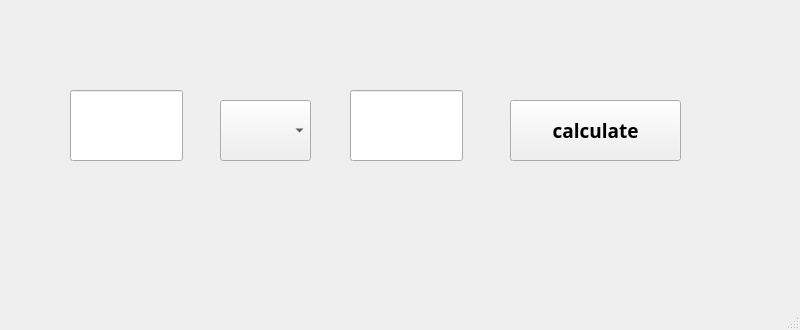
<?xml version="1.0" encoding="UTF-8"?>
<ui version="4.0">
 <class>MainWindow</class>
 <widget class="QMainWindow" name="MainWindow">
  <property name="geometry">
   <rect>
    <x>0</x>
    <y>0</y>
    <width>800</width>
    <height>330</height>
   </rect>
  </property>
  <property name="font">
   <font>
    <family>微軟正黑體</family>
    <pointsize>14</pointsize>
    <weight>75</weight>
    <bold>true</bold>
   </font>
  </property>
  <property name="windowTitle">
   <string>MainWindow</string>
  </property>
  <widget class="QWidget" name="centralwidget">
   <widget class="QLineEdit" name="textBox_num1">
    <property name="geometry">
     <rect>
      <x>70</x>
      <y>90</y>
      <width>113</width>
      <height>71</height>
     </rect>
    </property>
   </widget>
   <widget class="QComboBox" name="comboBox">
    <property name="geometry">
     <rect>
      <x>220</x>
      <y>100</y>
      <width>91</width>
      <height>61</height>
     </rect>
    </property>
    <item>
     <property name="text">
      <string/>
     </property>
    </item>
    <item>
     <property name="text">
      <string>+</string>
     </property>
    </item>
    <item>
     <property name="text">
      <string>-</string>
     </property>
    </item>
    <item>
     <property name="text">
      <string>*</string>
     </property>
    </item>
    <item>
     <property name="text">
      <string>/</string>
     </property>
    </item>
   </widget>
   <widget class="QLineEdit" name="textBox_num2">
    <property name="geometry">
     <rect>
      <x>350</x>
      <y>90</y>
      <width>113</width>
      <height>71</height>
     </rect>
    </property>
   </widget>
   <widget class="QPushButton" name="calculate_bottom">
    <property name="geometry">
     <rect>
      <x>510</x>
      <y>100</y>
      <width>171</width>
      <height>61</height>
     </rect>
    </property>
    <property name="text">
     <string>calculate</string>
    </property>
    <property name="checkable">
     <bool>false</bool>
    </property>
   </widget>
  </widget>
  <widget class="QMenuBar" name="menubar">
   <property name="geometry">
    <rect>
     <x>0</x>
     <y>0</y>
     <width>800</width>
     <height>30</height>
    </rect>
   </property>
  </widget>
  <widget class="QStatusBar" name="statusbar"/>
 </widget>
 <resources/>
 <connections/>
</ui>
